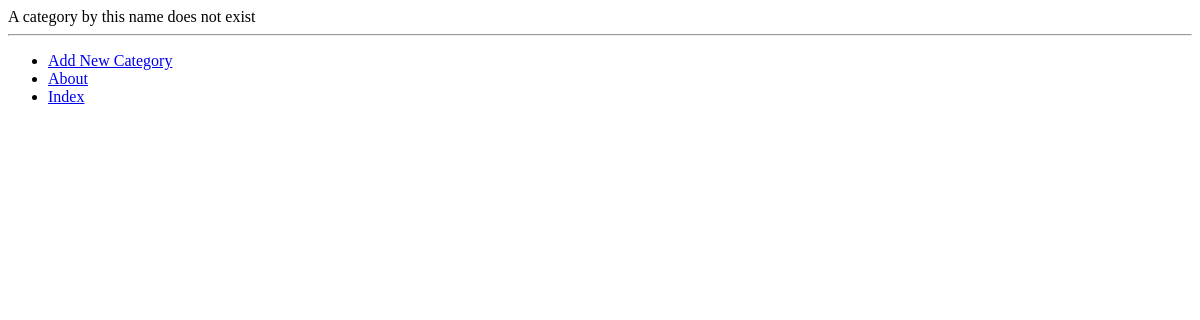
The page /rango/category/asdasd/add_page/ on the database as committed earlier.
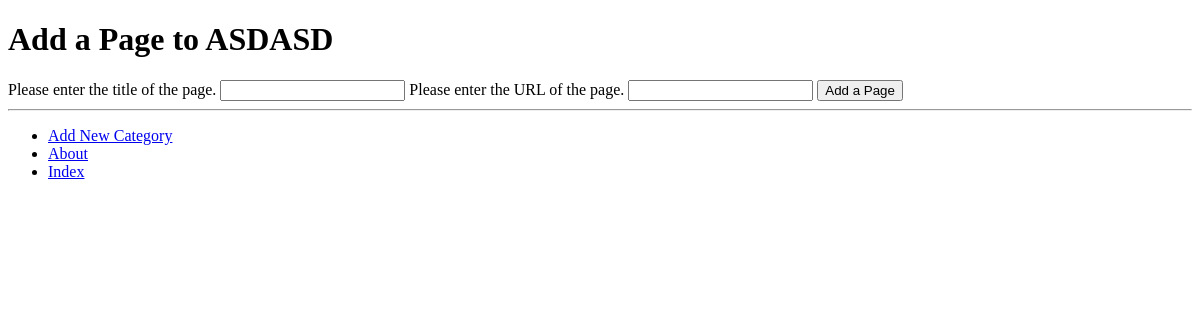
The same page on the database as committed later.
### rango/models.py (models this page shows, shortened)
class Category(models.Model):
    name = models.CharField(max_length=max_l, unique=True)
    views = models.IntegerField(default=0)
    likes = models.IntegerField(default=0)
    slug = models.SlugField(unique=True)
    class Meta:
        verbose_name_plural = 'Categories'

### rango/views.py (the view, shortened to what this page needs)
# urls.py: url(r'^category/(?P<category_name_slug>[\w\-]+)/add_page/$', views.add_page, name='add_page'),
def add_page(request, category_name_slug):
    try:
        category = Category.objects.get(slug=category_name_slug)
    except Category.DoesNotExist:
        category = None
    form = PageForm()
    context_dict = {"form": form, "category": category}
    return render(request, 'rango/add_page.html', context_dict)

### rango/forms.py (shortened to what this page needs)
class PageForm(forms.ModelForm):
    title = forms.CharField(max_length=128, help_text="Please enter the title of the page.")
    url = forms.URLField(max_length=200, help_text="Please enter the URL of the page.")
    views = forms.IntegerField(widget=forms.HiddenInput(), initial=0)
    class Meta:
        model = Page
        fields = ('title', 'url', 'views')

### templates/rango/add_page.html (shortened to what this page needs)
{% extends 'rango/base.html' %}
{% load staticfiles %}
{% block body_block %}
<div>
    {% if category %}
        <h1>Add a Page to {{ category.name }}</h1>
        <form id="page_form" method="POST" action="{% url 'rango:add_page' category.slug %}">
            {% for field in form.visible_fields %}
                {{ field.help_text }}
                {{ field }}
            {% endfor %}
            <input type="submit" name="submit" value="Add a Page"/>
        </form>
    {% else %}
        A category by this name does not exist
    {% endif %}
</div>
{% endblock %}

Rows that differ between the two databases and show on the page:
now on this page (row edited): Category: name "ASDASD"
changed Category: slug "pascal" → "asdasd" (drawn)
Other text that changed with them:
form field submit: (not shown) → "Add a Page"
text no longer shown: "A category by this name does not exist"
text now shown: "Add a Page to"
new list line: "Please enter the title of the page. "
new list line: "Please enter the URL of the page. "
